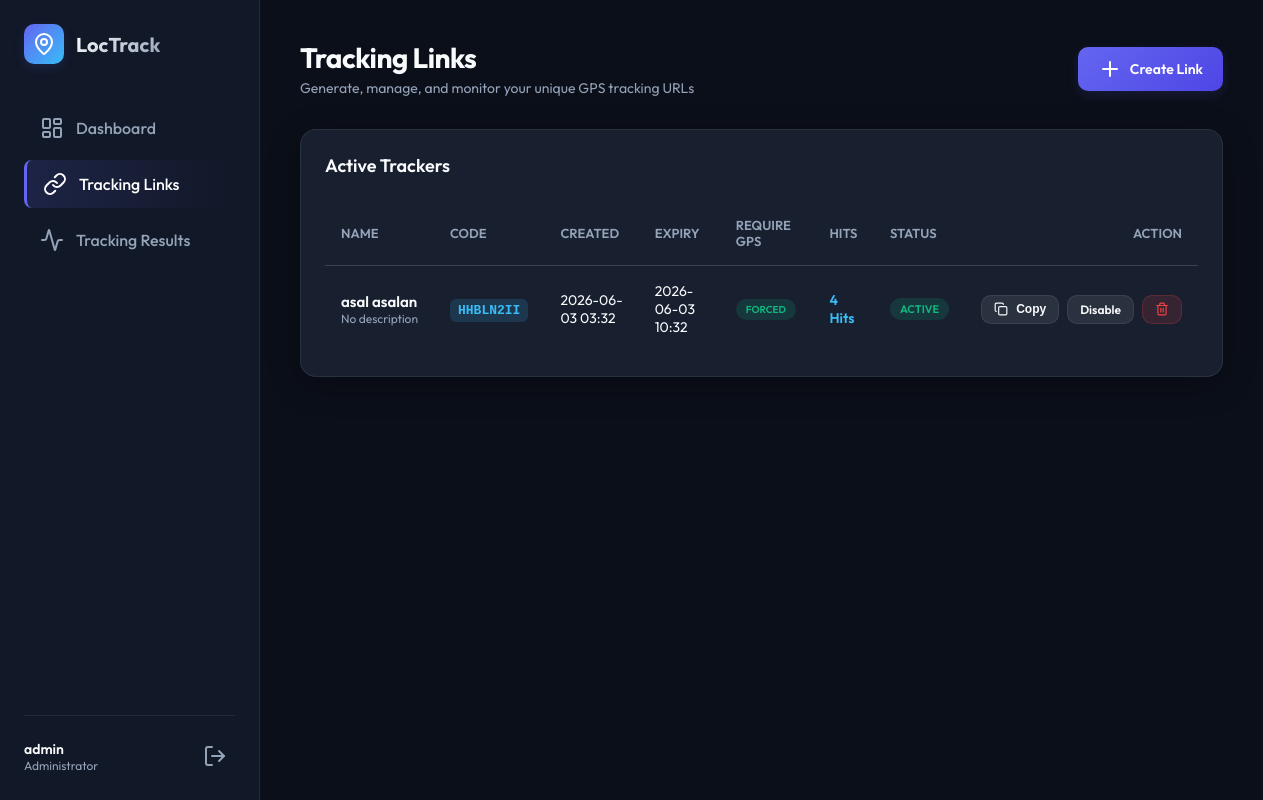
Page /tracking-links/ (signed in) on the committed database.
### tracking/models.py (models this page shows, shortened)
class TrackingLink(models.Model):
    uuid = models.UUIDField(default=uuid.uuid4, unique=True, editable=False)
    name = models.CharField(max_length=255)
    description = models.TextField(blank=True, null=True)
    code = models.CharField(max_length=50, unique=True)
    require_gps = models.BooleanField(default=True)
    redirect_url = models.URLField(blank=True, null=True)
    is_active = models.BooleanField(default=True)
    created_at = models.DateTimeField(auto_now_add=True)
    expired_at = models.DateTimeField(blank=True, null=True)
    created_by = models.ForeignKey(User, on_delete=models.CASCADE, related_name='tracking_links')

### tracking/views.py (the view)
# urls.py: path('tracking-links/', link_list, name='link_list'),
@login_required
def link_list(request):
    links = TrackingLink.objects.filter(created_by=request.user).order_by('-created_at')
    links = links.annotate(hit_count=Count('hits'))
    return render(request, 'tracking/list.html', {'links': links})

### templates/tracking/list.html (shortened to what this page needs)
{% extends "base.html" %}
{% block content %}
<header>
    <div>
        <h1>Tracking Links</h1>
        <div class="subtitle">Generate, manage, and monitor your unique GPS tracking URLs</div>
    </div>
    <div>
        <a href="{% url 'link_create' %}" class="btn btn-primary">
            <i data-lucide="plus"></i>
            Create Link
        </a>
    </div>
</header>
<div class="glass-card">
    <div style="display: flex; justify-content: space-between; align-items: center; margin-bottom: 24px;">
        <h3 style="font-size: 18px; font-weight: 600;">Active Trackers</h3>
    </div>
    <div class="data-table-container">
        <table>
            <thead>
                <tr>
                    <th>Name</th>
                    <th>Code</th>
                    <th>Created</th>
                    <th>Expiry</th>
                    <th>Require GPS</th>
                    <th>Hits</th>
                    <th>Status</th>
                    <th style="text-align: right;">Action</th>
                </tr>
            </thead>
            <tbody>
                {% for link in links %}
                <tr>
                    <td>
                        <div style="font-weight: 600; font-size: 15px;">{{ link.name }}</div>
                        <div style="font-size: 12px; color: var(--text-muted); max-width: 250px; overflow: hidden; text-overflow: ellipsis; white-space: nowrap;">
                            {{ link.description|default:"No description" }}
                        </div>
                    </td>
                    <td>
                        <span style="font-family: monospace; font-size: 13px; font-weight: 600; color: var(--accent); background-color: var(--accent-glow); padding: 4px 8px; border-radius: 6px;">
                            {{ link.code }}
                        </span>
                    </td>
                    <td>{{ link.created_at|date:"Y-m-d H:i" }}</td>
                    <td>
                        {% if link.expired_at %}
                            {{ link.expired_at|date:"Y-m-d H:i" }}
                        {% else %}
                            <span style="color: var(--text-muted);">Never</span>
                        {% endif %}
                    </td>
                    <td>
                        {% if link.require_gps %}
                            <span class="badge badge-success" style="font-size: 10px;">Forced</span>
                        {% else %}
                            <span class="badge badge-warning" style="font-size: 10px;">Optional</span>
                        {% endif %}
                    </td>
                    <td>
                        <a href="{% url 'result_list' %}?link={{ link.id }}" style="color: var(--accent); text-decoration: none; font-weight: 600;">
                            {{ link.hit_count }} Hits
                        </a>
                    </td>
                    <td>
                        {% if link.is_active %}
                            <span class="badge badge-success">Active</span>
                        {% else %}
                            <span class="badge badge-danger">Disabled</span>
                        {% endif %}
                    </td>
                    <td style="text-align: right;">
                        <div style="display: flex; gap: 8px; justify-content: flex-end;">
                            <button onclick="copyToClipboard('{{ link.code }}')" class="btn btn-secondary" style="padding: 6px 12px; font-size: 12px;" title="Copy tracking link">
                                <i data-lucide="copy" style="width: 14px; height: 14px;"></i>
                                Copy
                            </button>
                            <a href="{% url 'link_toggle' link.pk %}" class="btn btn-secondary" style="padding: 6px 12px; font-size: 12px;">
                                {% if link.is_active %}Disable{% else %}Enable{% endif %}
                            </a>
                            <a href="{% url 'link_delete' link.pk %}" onclick="return confirm('Are you sure you want to delete this link?');" class="btn btn-danger" style="padding: 6px 12px; font-size: 12px;">
                                <i data-lucide="trash-2" style="width: 14px; height: 14px;"></i>
                            </a>
                        </div>
                    </td>
                </tr>
                {% endfor %}
            </tbody>
        </table>
    </div>
</div>
{% endblock %}

### templates/base.html (shortened to what this page needs)
<!DOCTYPE html>
<html lang="en">
<head>
    <link rel="stylesheet" href="https://unpkg.com/leaflet@1.9.4/dist/leaflet.css" />
</head>
<body>
    {% if request.user.is_authenticated %}
    <aside>
        <div class="logo-area">
            <div class="logo-icon">
                <i data-lucide="map-pin"></i>
            </div>
            <div class="logo-text">LocTrack</div>
        </div>
        <ul class="nav-links">
            <li class="{% if request.resolver_match.url_name == 'dashboard' %}active{% endif %}">
                <a href="{% url 'dashboard' %}">
                    <i data-lucide="layout-dashboard"></i>
                    Dashboard
                </a>
            </li>
            <li class="{% if 'link' in request.resolver_match.url_name %}active{% endif %}">
                <a href="{% url 'link_list' %}">
                    <i data-lucide="link"></i>
                    Tracking Links
                </a>
            </li>
            <li class="{% if 'result' in request.resolver_match.url_name %}active{% endif %}">
                <a href="{% url 'result_list' %}">
                    <i data-lucide="activity"></i>
                    Tracking Results
                </a>
            </li>
        </ul>
        <div class="user-section">
            <div class="user-info">
                <span class="username">{{ request.user.username }}</span>
                <span class="user-role">Administrator</span>
            </div>
            <a href="{% url 'logout' %}" class="logout-btn" title="Logout">
                <i data-lucide="log-out"></i>
            </a>
        </div>
    </aside>
    {% endif %}
    <main>
        {% block content %}{% endblock %}
    </main>
</body>
</html>

### templates/base.html (style rules this page uses)
:root { --bg-color: #0b0f19; --sidebar-bg: #111827; --card-bg: rgba(30, 41, 59, 0.7); --border-color: rgba(255, 255, 255, 0.08); --primary: #6366f1; --primary-glow: rgba(99, 102, 241, 0.15); --primary-hover: #4f46e5; --accent: #38bdf8; --accent-glow: rgba(56, 189, 248, 0.15); --success: #10b981; --success-glow: rgba(16, 185, 129, 0.15); --warning: #f59e0b; --danger: #ef4444; --danger-glow: rgba(239, 68, 68, 0.15); --text-main: #f8fafc; --text-muted: #94a3b8; --transition: all 0.3s cubic-bezier(0.4, 0, 0.2, 1); }
* { box-sizing: border-box; margin: 0; padding: 0; }
body { font-family: 'Outfit', sans-serif; background-color: var(--bg-color); color: var(--text-main); display: flex; min-height: 100vh; overflow-x: hidden; }
aside { width: 260px; background-color: var(--sidebar-bg); border-right: 1px solid var(--border-color); display: flex; flex-direction: column; position: fixed; top: 0; bottom: 0; left: 0; z-index: 100; padding: 24px; }
.logo-area { display: flex; align-items: center; gap: 12px; margin-bottom: 40px; }
.logo-icon { background: linear-gradient(135deg, var(--primary), var(--accent)); width: 40px; height: 40px; border-radius: 10px; display: flex; align-items: center; justify-content: center; color: white; box-shadow: 0 4px 12px var(--primary-glow); }
.logo-text { font-size: 20px; font-weight: 700; background: linear-gradient(135deg, #fff, var(--text-muted)); -webkit-background-clip: text; -webkit-text-fill-color: transparent; }
.nav-links { list-style: none; display: flex; flex-direction: column; gap: 8px; flex-grow: 1; }
.nav-links a { display: flex; align-items: center; gap: 12px; padding: 12px 16px; color: var(--text-muted); text-decoration: none; border-radius: 8px; font-weight: 500; transition: var(--transition); }
.nav-links a:hover, .nav-links li.active a { color: white; background-color: rgba(255, 255, 255, 0.05); }
.nav-links li.active a { background: linear-gradient(90deg, var(--primary-glow), transparent); border-left: 3px solid var(--primary); }
.user-section { border-top: 1px solid var(--border-color); padding-top: 20px; display: flex; align-items: center; justify-content: space-between; }
.user-info { display: flex; flex-direction: column; }
.username { font-weight: 600; font-size: 14px; }
.user-role { font-size: 12px; color: var(--text-muted); }
.logout-btn { background: none; border: none; color: var(--text-muted); cursor: pointer; transition: var(--transition); display: flex; align-items: center; justify-content: center; padding: 8px; border-radius: 6px; }
main { margin-left: 260px; flex-grow: 1; padding: 40px; min-height: 100vh; display: flex; flex-direction: column; }
header { display: flex; justify-content: space-between; align-items: center; margin-bottom: 32px; }
h1 { font-size: 28px; font-weight: 700; letter-spacing: -0.5px; }
.subtitle { font-size: 14px; color: var(--text-muted); margin-top: 4px; }
.glass-card { background-color: var(--card-bg); backdrop-filter: blur(12px); -webkit-backdrop-filter: blur(12px); border: 1px solid var(--border-color); border-radius: 16px; padding: 24px; box-shadow: 0 8px 32px 0 rgba(0, 0, 0, 0.3); transition: var(--transition); }
.btn { display: inline-flex; align-items: center; gap: 8px; padding: 10px 20px; border-radius: 10px; font-weight: 600; text-decoration: none; cursor: pointer; transition: var(--transition); font-size: 14px; border: none; }
.btn-primary { background: linear-gradient(135deg, var(--primary), var(--primary-hover)); color: white; box-shadow: 0 4px 12px var(--primary-glow); }
.btn-secondary { background-color: rgba(255, 255, 255, 0.08); color: var(--text-main); border: 1px solid var(--border-color); }
.btn-danger { background-color: var(--danger-glow); color: var(--danger); border: 1px solid rgba(239, 68, 68, 0.2); }
.data-table-container { overflow-x: auto; margin-top: 24px; }
table { width: 100%; border-collapse: collapse; text-align: left; }
th { padding: 16px; color: var(--text-muted); font-weight: 600; font-size: 13px; text-transform: uppercase; border-bottom: 1px solid var(--border-color); }
td { padding: 16px; border-bottom: 1px solid var(--border-color); font-size: 14px; }
tr:last-child td { border-bottom: none; }
.badge { display: inline-flex; align-items: center; padding: 4px 10px; border-radius: 12px; font-size: 11px; font-weight: 600; text-transform: uppercase; }
.badge-success { background-color: var(--success-glow); color: var(--success); }

### rows in the picture
TrackingLink: name "asal asalan", description "No description", code "HHBLN2II", created_at "2026-06-03 03:32", expired_at "2026-06-03 10:32", require_gps "FORCED", hit_count "4", is_active "ACTIVE"

### other values in the picture
{{ request.user.username }} "admin"
